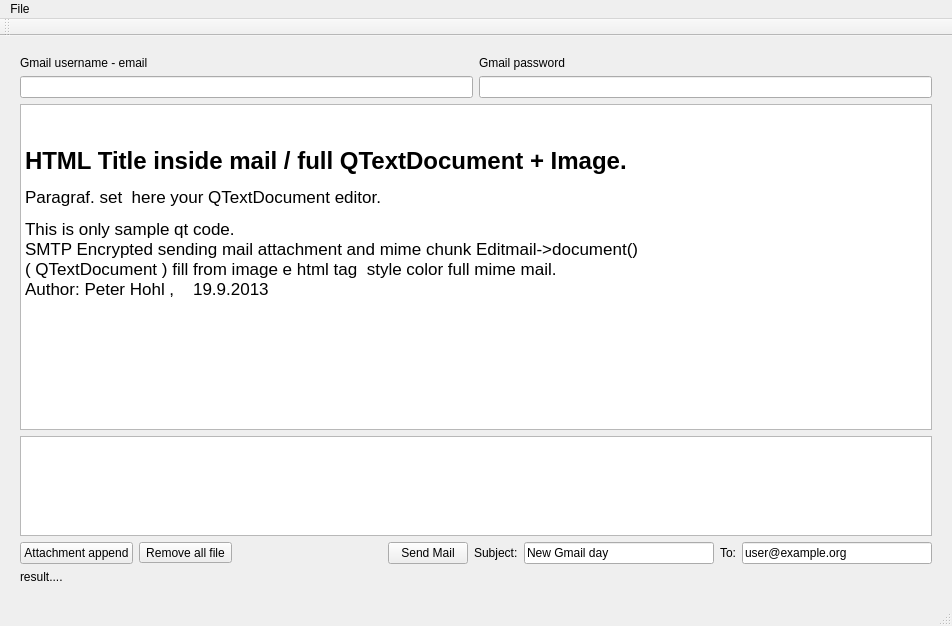
<?xml version="1.0" encoding="UTF-8"?>
<ui version="4.0">
 <author>Peter Hohl</author>
 <class>MWindow</class>
 <widget class="QMainWindow" name="MWindow">
  <property name="windowModality">
   <enum>Qt::WindowModal</enum>
  </property>
  <property name="geometry">
   <rect>
    <x>0</x>
    <y>0</y>
    <width>952</width>
    <height>626</height>
   </rect>
  </property>
  <property name="minimumSize">
   <size>
    <width>820</width>
    <height>600</height>
   </size>
  </property>
  <property name="windowTitle">
   <string>GMailSend</string>
  </property>
  <property name="statusTip">
   <string>Cosa succede</string>
  </property>
  <property name="inputMethodHints">
   <set>Qt::ImhHiddenText|Qt::ImhNoAutoUppercase|Qt::ImhPreferLowercase|Qt::ImhPreferNumbers</set>
  </property>
  <widget class="QWidget" name="centralWidget">
   <layout class="QGridLayout" name="gridLayout_2">
    <item row="0" column="0">
     <layout class="QGridLayout" name="gridLayout">
      <item row="0" column="0">
       <widget class="QLabel" name="labelmail">
        <property name="text">
         <string>Gmail username - email</string>
        </property>
       </widget>
      </item>
      <item row="0" column="1">
       <widget class="QLabel" name="labelpass">
        <property name="text">
         <string>Gmail password</string>
        </property>
       </widget>
      </item>
      <item row="1" column="0">
       <widget class="QLineEdit" name="usernameg"/>
      </item>
      <item row="1" column="1">
       <widget class="QLineEdit" name="passwordg">
        <property name="inputMethodHints">
         <set>Qt::ImhNoAutoUppercase</set>
        </property>
       </widget>
      </item>
     </layout>
    </item>
    <item row="2" column="0">
     <widget class="QListWidget" name="listattachment">
      <property name="minimumSize">
       <size>
        <width>0</width>
        <height>90</height>
       </size>
      </property>
      <property name="maximumSize">
       <size>
        <width>16777215</width>
        <height>100</height>
       </size>
      </property>
     </widget>
    </item>
    <item row="3" column="0">
     <layout class="QHBoxLayout" name="horizontalLayout">
      <item>
       <widget class="QPushButton" name="attachment_cmd">
        <property name="text">
         <string>Attachment append</string>
        </property>
       </widget>
      </item>
      <item>
       <widget class="QToolButton" name="removeattachment_button">
        <property name="text">
         <string>Remove all file</string>
        </property>
       </widget>
      </item>
      <item>
       <spacer name="horizontalSpacer_3">
        <property name="orientation">
         <enum>Qt::Horizontal</enum>
        </property>
        <property name="sizeHint" stdset="0">
         <size>
          <width>300</width>
          <height>20</height>
         </size>
        </property>
       </spacer>
      </item>
      <item>
       <widget class="QPushButton" name="sendmailcmd">
        <property name="text">
         <string>Send Mail</string>
        </property>
       </widget>
      </item>
      <item>
       <widget class="QLabel" name="label_2">
        <property name="text">
         <string>Subject:</string>
        </property>
       </widget>
      </item>
      <item>
       <widget class="QLineEdit" name="subject_text">
        <property name="minimumSize">
         <size>
          <width>190</width>
          <height>0</height>
         </size>
        </property>
        <property name="text">
         <string>New Gmail day</string>
        </property>
       </widget>
      </item>
      <item>
       <widget class="QLabel" name="label">
        <property name="text">
         <string>To:</string>
        </property>
       </widget>
      </item>
      <item>
       <widget class="QLineEdit" name="mailtotext">
        <property name="minimumSize">
         <size>
          <width>190</width>
          <height>0</height>
         </size>
        </property>
        <property name="text">
         <string>user@example.org</string>
        </property>
       </widget>
      </item>
     </layout>
    </item>
    <item row="4" column="0">
     <widget class="QLabel" name="l_result">
      <property name="text">
       <string>result....</string>
      </property>
     </widget>
    </item>
    <item row="1" column="0">
     <widget class="QTextEdit" name="Editmail">
      <property name="minimumSize">
       <size>
        <width>0</width>
        <height>300</height>
       </size>
      </property>
      <property name="inputMethodHints">
       <set>Qt::ImhHiddenText</set>
      </property>
      <property name="html">
       <string>&lt;!DOCTYPE HTML PUBLIC &quot;-//W3C//DTD HTML 4.0//EN&quot; &quot;http://www.w3.org/TR/REC-html40/strict.dtd&quot;&gt;
&lt;html&gt;&lt;head&gt;&lt;meta name=&quot;qrichtext&quot; content=&quot;1&quot; /&gt;&lt;style type=&quot;text/css&quot;&gt;
p, li { white-space: pre-wrap; }
&lt;/style&gt;&lt;/head&gt;&lt;body style=&quot; font-family:'Lucida Grande'; font-size:13pt; font-weight:400; font-style:normal;&quot;&gt;
&lt;p style=&quot;-qt-paragraph-type:empty; margin-top:0px; margin-bottom:0px; margin-left:0px; margin-right:0px; -qt-block-indent:0; text-indent:0px;&quot;&gt;&lt;br /&gt;&lt;/p&gt;
&lt;p style=&quot; margin-top:18px; margin-bottom:12px; margin-left:0px; margin-right:0px; -qt-block-indent:0; text-indent:0px;&quot;&gt;&lt;span style=&quot; font-size:xx-large; font-weight:600;&quot;&gt;HTML Title inside mail / full QTextDocument + Image.&lt;/span&gt;&lt;/p&gt;
&lt;p style=&quot; margin-top:12px; margin-bottom:12px; margin-left:0px; margin-right:0px; -qt-block-indent:0; text-indent:0px;&quot;&gt;Paragraf. set  here your QTextDocument editor.&lt;/p&gt;
&lt;p style=&quot; margin-top:12px; margin-bottom:12px; margin-left:0px; margin-right:0px; -qt-block-indent:0; text-indent:0px;&quot;&gt;This is only sample qt code.&lt;br /&gt;SMTP Encrypted sending mail attachment and mime chunk Editmail-&amp;gt;document()&lt;br /&gt;( QTextDocument ) fill from image e html tag  style color full mime mail.&lt;br /&gt;Author: Peter Hohl ,    19.9.2013  &lt;img src=&quot;:/images/bulleted-list.png&quot; /&gt;&lt;br /&gt;&lt;/p&gt;&lt;/body&gt;&lt;/html&gt;</string>
      </property>
     </widget>
    </item>
   </layout>
  </widget>
  <widget class="QMenuBar" name="menuBar">
   <property name="geometry">
    <rect>
     <x>0</x>
     <y>0</y>
     <width>952</width>
     <height>22</height>
    </rect>
   </property>
   <widget class="QMenu" name="menuFile">
    <property name="title">
     <string>File</string>
    </property>
    <addaction name="actionOpen"/>
    <addaction name="actionAttachment"/>
    <addaction name="separator"/>
    <addaction name="actionExport_to_odp"/>
    <addaction name="actionExport_to_html"/>
    <addaction name="separator"/>
    <addaction name="actionQuit"/>
    <addaction name="separator"/>
   </widget>
   <addaction name="menuFile"/>
  </widget>
  <widget class="QToolBar" name="mainToolBar">
   <attribute name="toolBarArea">
    <enum>TopToolBarArea</enum>
   </attribute>
   <attribute name="toolBarBreak">
    <bool>false</bool>
   </attribute>
  </widget>
  <widget class="QStatusBar" name="statusBar"/>
  <action name="actionOpen">
   <property name="text">
    <string>Open</string>
   </property>
  </action>
  <action name="actionAttachment">
   <property name="text">
    <string>Attachment on mail</string>
   </property>
  </action>
  <action name="actionExport_to_odp">
   <property name="icon">
    <iconset resource="box.qrc">
     <normaloff>:/images/bulleted-list.png</normaloff>:/images/bulleted-list.png</iconset>
   </property>
   <property name="text">
    <string>Export to odp</string>
   </property>
  </action>
  <action name="actionExport_to_html">
   <property name="text">
    <string>Export to html</string>
   </property>
  </action>
  <action name="actionQuit">
   <property name="icon">
    <iconset resource="box.qrc">
     <normaloff>:/images/image-x-generic.png</normaloff>:/images/image-x-generic.png</iconset>
   </property>
   <property name="text">
    <string>Quit</string>
   </property>
  </action>
 </widget>
 <layoutdefault spacing="6" margin="20"/>
 <resources>
  <include location="box.qrc"/>
 </resources>
 <connections/>
 <designerdata>
  <property name="gridDeltaX">
   <number>10</number>
  </property>
  <property name="gridDeltaY">
   <number>10</number>
  </property>
  <property name="gridSnapX">
   <bool>true</bool>
  </property>
  <property name="gridSnapY">
   <bool>true</bool>
  </property>
  <property name="gridVisible">
   <bool>true</bool>
  </property>
 </designerdata>
</ui>
